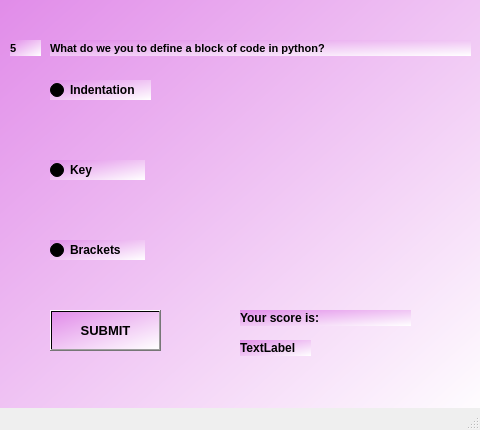
<?xml version="1.0" encoding="UTF-8"?>
<ui version="4.0">
 <class>MainWindow4</class>
 <widget class="QMainWindow" name="MainWindow4">
  <property name="geometry">
   <rect>
    <x>0</x>
    <y>0</y>
    <width>480</width>
    <height>430</height>
   </rect>
  </property>
  <property name="windowTitle">
   <string>MainWindow</string>
  </property>
  <widget class="QWidget" name="centralwidget">
   <widget class="QWidget" name="widget" native="true">
    <property name="geometry">
     <rect>
      <x>0</x>
      <y>0</y>
      <width>480</width>
      <height>430</height>
     </rect>
    </property>
    <property name="styleSheet">
     <string notr="true">background-color:qlineargradient(spread:pad, x1:0, y1:0, x2:1, y2:1, stop:0 rgba(225, 140, 233, 255), stop:1 rgba(255, 255, 255, 255))</string>
    </property>
    <widget class="QLabel" name="label">
     <property name="geometry">
      <rect>
       <x>10</x>
       <y>40</y>
       <width>31</width>
       <height>16</height>
      </rect>
     </property>
     <property name="font">
      <font>
       <pointsize>8</pointsize>
       <weight>75</weight>
       <bold>true</bold>
      </font>
     </property>
     <property name="text">
      <string>5</string>
     </property>
    </widget>
    <widget class="QLabel" name="label_2">
     <property name="geometry">
      <rect>
       <x>50</x>
       <y>40</y>
       <width>421</width>
       <height>16</height>
      </rect>
     </property>
     <property name="font">
      <font>
       <pointsize>8</pointsize>
       <weight>75</weight>
       <bold>true</bold>
      </font>
     </property>
     <property name="text">
      <string>What do we you to define a block of code in python?</string>
     </property>
    </widget>
    <widget class="QRadioButton" name="radioButton">
     <property name="geometry">
      <rect>
       <x>50</x>
       <y>80</y>
       <width>101</width>
       <height>20</height>
      </rect>
     </property>
     <property name="font">
      <font>
       <weight>75</weight>
       <bold>true</bold>
      </font>
     </property>
     <property name="text">
      <string>Indentation</string>
     </property>
    </widget>
    <widget class="QRadioButton" name="radioButton_2">
     <property name="geometry">
      <rect>
       <x>50</x>
       <y>160</y>
       <width>95</width>
       <height>20</height>
      </rect>
     </property>
     <property name="font">
      <font>
       <weight>75</weight>
       <bold>true</bold>
      </font>
     </property>
     <property name="text">
      <string>Key</string>
     </property>
    </widget>
    <widget class="QRadioButton" name="radioButton_3">
     <property name="geometry">
      <rect>
       <x>50</x>
       <y>240</y>
       <width>95</width>
       <height>20</height>
      </rect>
     </property>
     <property name="font">
      <font>
       <weight>75</weight>
       <bold>true</bold>
      </font>
     </property>
     <property name="text">
      <string>Brackets</string>
     </property>
    </widget>
    <widget class="QPushButton" name="SUBMIT">
     <property name="geometry">
      <rect>
       <x>50</x>
       <y>310</y>
       <width>111</width>
       <height>41</height>
      </rect>
     </property>
     <property name="font">
      <font>
       <pointsize>10</pointsize>
       <weight>75</weight>
       <bold>true</bold>
      </font>
     </property>
     <property name="text">
      <string>SUBMIT</string>
     </property>
    </widget>
    <widget class="QLabel" name="label_3">
     <property name="geometry">
      <rect>
       <x>240</x>
       <y>310</y>
       <width>171</width>
       <height>16</height>
      </rect>
     </property>
     <property name="font">
      <font>
       <weight>75</weight>
       <bold>true</bold>
      </font>
     </property>
     <property name="text">
      <string>Your score is:</string>
     </property>
    </widget>
    <widget class="QLabel" name="label_4">
     <property name="geometry">
      <rect>
       <x>240</x>
       <y>340</y>
       <width>71</width>
       <height>16</height>
      </rect>
     </property>
     <property name="font">
      <font>
       <weight>75</weight>
       <bold>true</bold>
      </font>
     </property>
     <property name="text">
      <string>TextLabel</string>
     </property>
    </widget>
   </widget>
  </widget>
  <widget class="QMenuBar" name="menubar">
   <property name="geometry">
    <rect>
     <x>0</x>
     <y>0</y>
     <width>480</width>
     <height>26</height>
    </rect>
   </property>
  </widget>
  <widget class="QStatusBar" name="statusbar"/>
 </widget>
 <resources/>
 <connections/>
</ui>
